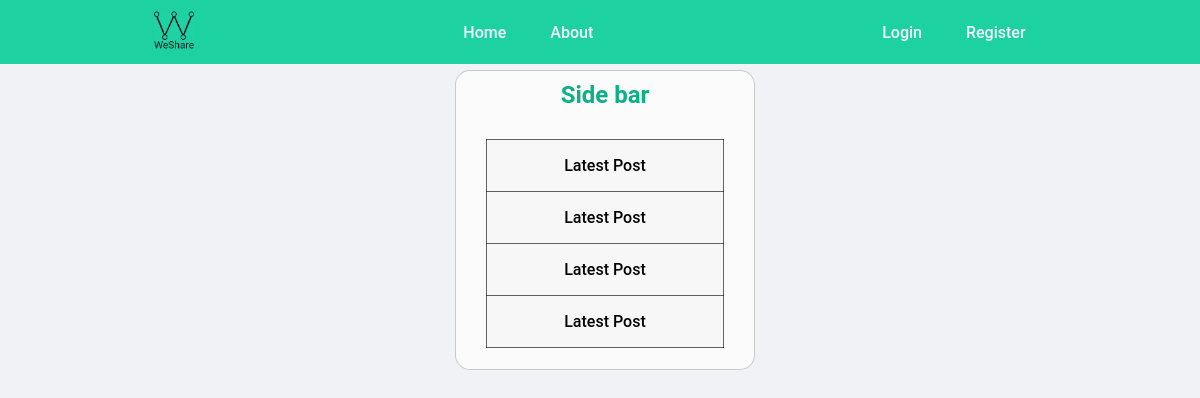
Page /home on the earlier database version.
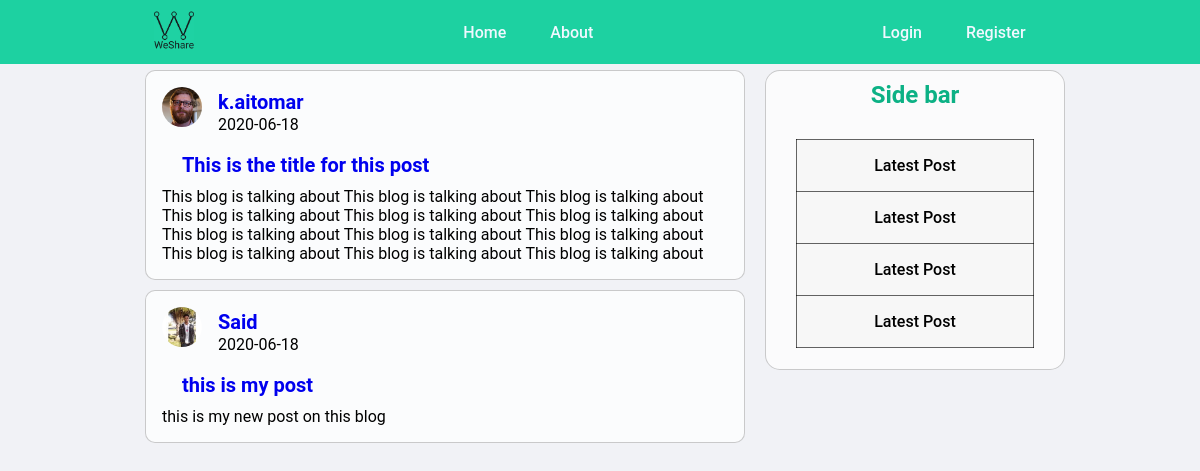
Same page on the later database version.
### blogapp/models.py (models this page shows, shortened)
class Post(db.Model):
    id = db.Column(db.Integer, primary_key=True)
    title = db.Column(db.String(100), nullable=False)
    date_posted = db.Column(db.DateTime, nullable=False, default=datetime.utcnow)
    content = db.Column(db.Text, nullable=False)
    user_id = db.Column(db.Integer, db.ForeignKey('user.id'), nullable=False)

class User(db.Model, UserMixin):
    id = db.Column(db.Integer, primary_key=True)
    username = db.Column(db.String(20), unique=True, nullable=False)
    email = db.Column(db.String(120), unique=True, nullable=False)
    image_file = db.Column(db.String(20), nullable=False, default='default.jpg')
    password = db.Column(db.String(60), nullable=False)
    posts = db.relationship('Post', backref='author', lazy=True)

### blogapp/routes.py (the view)
@app.route('/')
@app.route('/home')
def home():
    posts = Post.query.all()
    return  render_template('home.html' , posts = posts)

### blogapp/templates/home.html
{% extends 'layout.html' %}
{%block content%}
    {% for post in posts%}
        <article class="blog-post-info">
            <img src="{{ url_for('static' , filename='profil_pics/'+ post.author.image_file) }}" alt="">
            <div class="blog-post-authour">
                <h1><a href="#">{{ post.author.username }}</a></h1>
            </div>
            <div class="blog-post-date">
                <p>{{ post.date_posted.strftime('%Y-%m-%d') }}</p>
            </div>
            <br>
            <div class="blog-post-title">
                <h2> <a href="{{ url_for('post' , post_id=post.id) }}" class="single-post-title"> {{ post.title }}</a></h2>
            </div>
            <div class="blog-post-content">
                <p>{{ post.content }}</p>
            </div>
        </article>
    {% endfor %}
{%endblock content%}

### blogapp/templates/layout.html (shortened to what this page needs)
<!DOCTYPE html>
<html lang="en">
<head>
    <link rel="stylesheet" type="text/css" href="{{ url_for('static', filename='style.css') }}">
</head>
<body>
    <header>
        <a href="{{url_for('home')}}"><img class="logo" src="../static/images/logo.jpg" alt="weshare logo" title="We Share"></a>
        <nav class="nav_links">
            <ul>
                <li><a href="{{url_for('home')}}">Home</a></li>
                <li><a href="{{url_for('about')}}">About</a></li>
            </ul>
        </nav>
        <nav class="nav_links">
            {% if current_user.is_authenticated %}
            <ul>
                <li><a href="{{url_for('new_post')}}">New Post</a></li>
                <li><a href="{{url_for('account')}}">account</a></li>
                <li><a href="{{url_for('logout')}}">Logout</a></li>
            </ul>
            {% else %}
                <ul>
                    <li><a href="{{url_for('login')}}">Login</a></li>
                    <li><a href="{{url_for('register')}}">Register</a></li>
                </ul>
            {% endif %}
        </nav>
    </header>
    <main>
        {% block content %}{% endblock %}
    </main>
    <div class="side-bar">
        <h1>Side bar</h1>
        <table class="side-bar-table">
            <tr>
              <td><a href="#">Latest Post</a></td>
            </tr>
            <tr>
              <td><a href="#">Latest Post</a></td>
            </tr>
            <tr>
                <td><a href="#">Latest Post</a></td>
            </tr>
            <tr>
                <td><a href="#">Latest Post</a></td>
            </tr>
        </table>
    </div>
</body>
</html>

### blogapp/static/style.css (style rules this page uses)
* { font-family: 'Roboto' , sans-serif; box-sizing: border-box; margin : 0; padding: 0; }
body { background-color: #f1f2f6; font-size: medium; }
body { background-color: #f1f2f6; display: flex; justify-content: center; }
main { margin-top: 60px; }
nav a { font-weight: 500; font-size: 16px; color: aliceblue; text-decoration: none; }
header { width: 100%; display: flex; justify-content: space-around; align-items: center; padding:10px 30px ; background-color: #1dd1a1; position: fixed; z-index: 1000; }
.nav_links { list-style: none; }
.nav_links li { display: inline-block; padding: 0px 20px; }
.nav_links li a { transition: all 0.3s ease 0s; }
.logo { width: 40px; height: 40px; }
.blog-post-info { background-color: rgba(255, 255, 255, 0.719); margin: 10px; padding: 1rem; width: 600px; border: 1px solid rgba(0, 0, 0, 0.2) ; border-radius: 10px; }
.blog-post-info img { width: 40px; height: 40px; float: left; margin: 0 1rem 0 0; border-radius: 50%; display: block; }
.blog-post-info a { text-decoration: none; font-size: 20px; }
.blog-post-info h2 { margin:0px 0px 10px 20px; font-size: 16px; }
.side-bar { margin-top: 70px; margin-left: 10px; width: 300px; height: 300px; background-color: rgba(255, 255, 255, 0.7); border: 1px solid rgba(0, 0, 0, 0.2); border-radius: 5%; display: flex; flex-direction: column; align-items: center; position: sticky; top: 70px; }
.side-bar h1 { font-size: 1.5em; margin: 10px 10px 30px 10px; color: #0cb185; }
.side-bar-table { border-collapse: collapse; text-align: center; background-color: rgba(207, 207, 207, 0.1); width: 80%; height: 70%; }
.side-bar-table a { text-decoration: none; color: black; font-weight: 500; }
.side-bar-table tr { border: 1px solid rgba(0, 0, 0, 0.6); padding: 10px; border-radius: 50px }

Differences in the rows shown:
added Post: image_file (picture), author.username "k.aitomar", date_posted "2020-06-18", title "This is the title for this post", content "This blog is talking about This blog is talking about This blog is talking about This blog is talking about This blog is talking about This blog is talking about This blog is talking about This blog is talking about This blog is talking about This blog is talking about This blog is talking about This blog is talking about"
added Post: image_file (picture), author.username "Said", date_posted "2020-06-18", title "this is my post", content "this is my new post on this blog"
